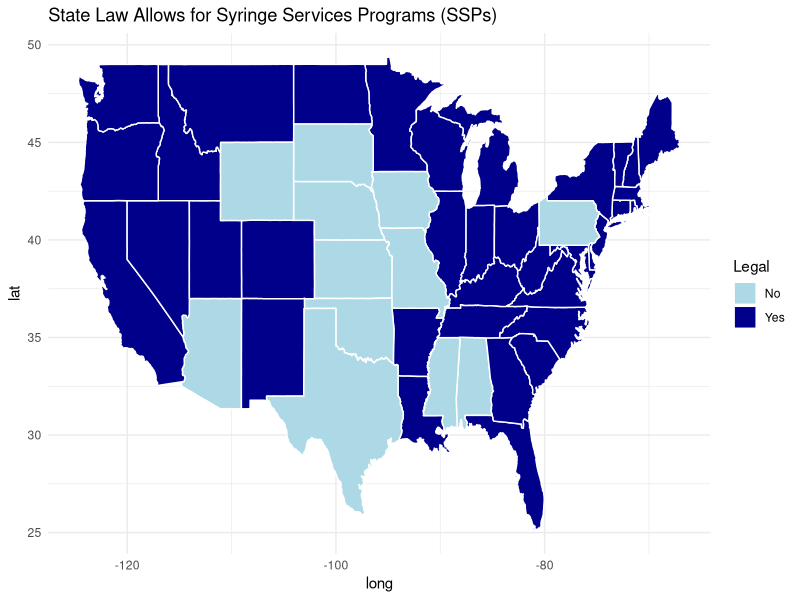
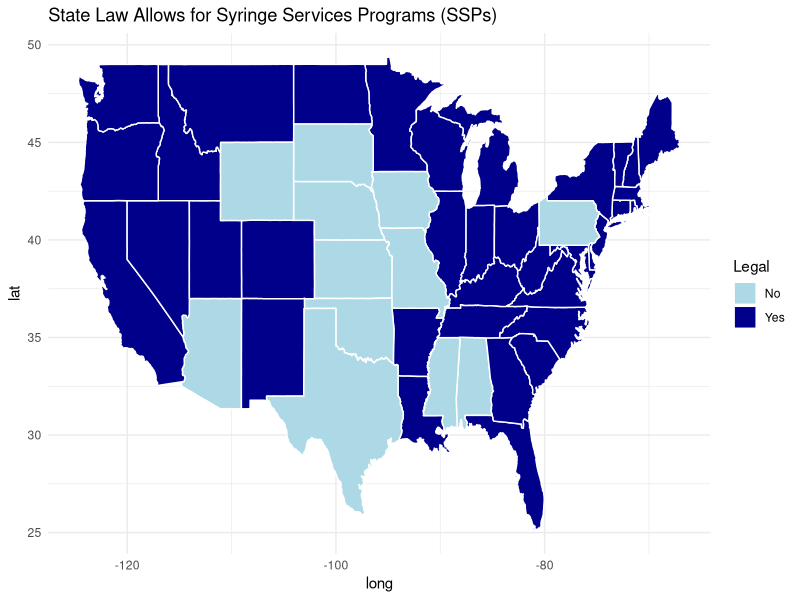

Reproduce these figures in R, in order.
library(maps)
library(tidyverse)

### Load in datasets
us_map <- map_data("state")

overdose <- read_csv("source_data/CDC_Drug_Overdose_Deaths.csv", locale = locale(encoding = "latin1"))
ssp <- read_csv("source_data/SSP_Data.csv", locale = locale(encoding = "latin1"))

merged_data <- merge(overdose, ssp, by = "State")

merged_data$`State` <- tolower(merged_data$`State`)


us_map_merged <- merge(us_map, merged_data, by.x = "region", by.y = "State", all.x = TRUE)

us_map_merged$`ssp_does state allow` <- ifelse(us_map_merged$`ssp_does state allow` == 0, "No", "Yes")


### Make graph
ggplot(us_map_merged, aes(x = long, y = lat, group = group, fill = `ssp_does state allow`)) +
  geom_polygon(color = "white", size = 0.5) +
  scale_fill_manual(values = c("No" = "lightblue", "Yes" = "darkblue"), na.value = "grey50", guide = "legend", name = "Legal") +
  labs(title = "State Law Allows for Syringe Services Programs (SSPs)",
       fill = "State Allows SSP") +
  theme_minimal()

ggsave(filename = "figures/us_map_ssp.png", 
       width = 6,  
       height = 4, 
       units = "in") 

